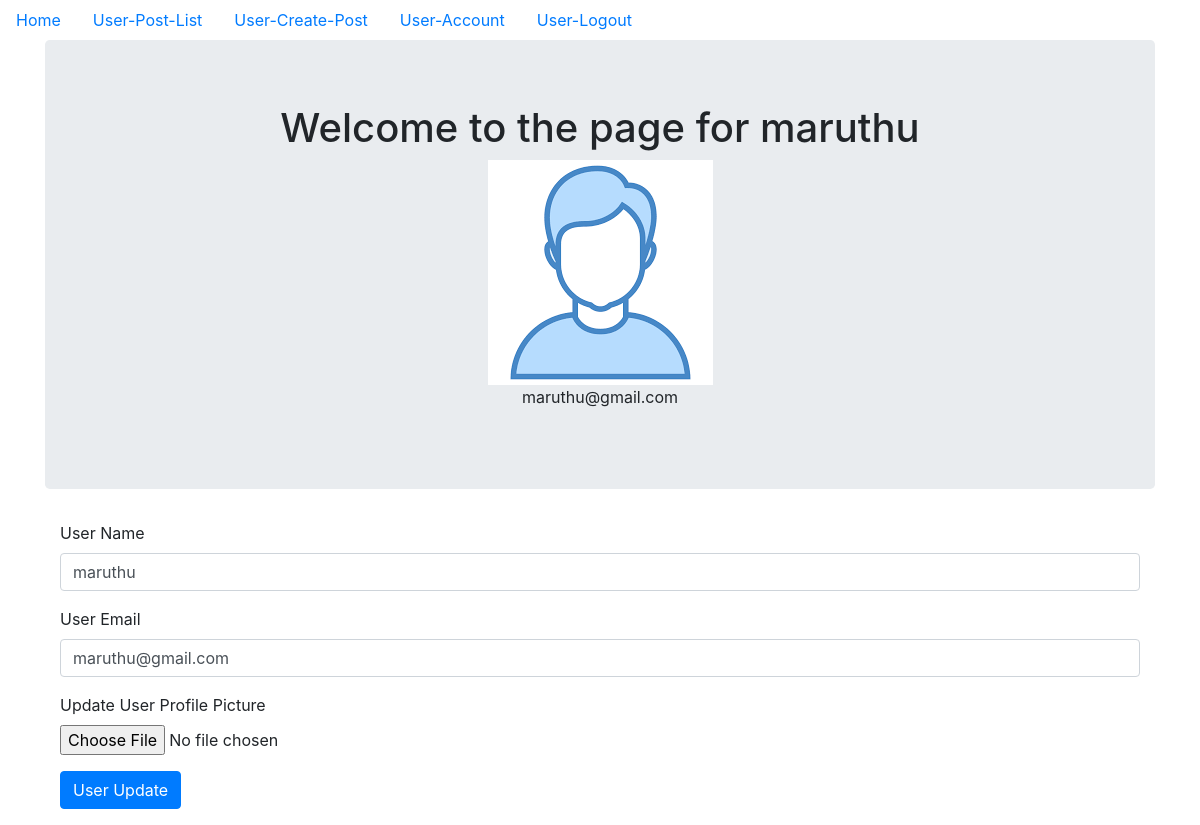
/user_account (signed in), run on the app's committed database.
### models.py (models this page shows, shortened)
class User(db.Model, UserMixin):
    __tablename__ = 'user_table'
    id = db.Column(db.Integer, primary_key = True)
    profile_image = db.Column(db.String(20), nullable=False, default='user_default_profile.jpg')
    email = db.Column(db.String(64), unique=True, index=True)
    username = db.Column(db.String(64), unique=True, index=True)
    password_hash = db.Column(db.String(128))
    posts = db.relationship('UserBlogPost', backref='user_author', lazy=True)
    admin_id = db.Column(db.Integer,db.ForeignKey('admin_table.id'), nullable=False)

### user_site/user_authentication/views.py (the view)
@user_authentication_bp.route("/user_account", methods=['GET', 'POST'])
@login_required
@reauth_required('admin')
def user_account():
    form = User_UpdateForm()
    if form.validate_on_submit():
        if form.picture.data:
            username = current_user.username
            pic = add_profile_pic(form.picture.data,username)
            current_user.profile_image = pic
        current_user.username = form.username.data
        current_user.email = form.email.data
        db.session.commit()
        flash('User Account Updated')
        return redirect(url_for('user_authentication_bp.user_account'))
    elif request.method == 'GET':
        form.username.data = current_user.username
        form.email.data = current_user.email
    profile_image = url_for('static', filename='profile_pics/' + current_user.profile_image)
    return render_template('user_account.html', profile_image=profile_image, form=form)

### user_site/user_authentication/forms.py (shortened to what this page needs)
class User_UpdateForm(FlaskForm):
    email = StringField('User Email', validators=[DataRequired(),Email()])
    username = StringField('User Name', validators=[DataRequired()])
    picture = FileField('Update User Profile Picture', validators=[FileAllowed(['jpg', 'png'])])
    submit = SubmitField('User Update')

### models.py (called while the page is built)
@login_manager.user_loader
def load_user(user_id):
    user = User.query.get(user_id)
    if user:
        return user
    admin = Admin.query.get(user_id)
    if admin:
        return admin
    return None

### reauthentication.py (called while the page is built)
def reauth_required(role):
    def decorator(f):
        @wraps(f)
        def decorated_function(*args, **kwargs):
            if not session.get('reauthenticated'):
                flash('Please re-authenticate to access this page.', 'warning')
                if role == 'user' and current_user.id != 0:
                    return redirect(url_for('admin_authentication_bp.admin_login', next=request.url))
                elif role == 'admin' and current_user.id == 0:
                    return redirect(url_for('user_authentication_bp.user_login', next=request.url))
            return f(*args, **kwargs)
        return decorated_function
    return decorator

### user_site/templates/user_account.html (shortened to what this page needs)
{% extends "base.html" %}
{% block content %}
<div class="jumbotron">
  <div align='center'>
    <h1 >Welcome to the page for {{current_user.username}}</h1>
    <img align='center' src="{{ url_for('static', filename='profile_pics/' + current_user.profile_image) }}">
    <p>{{ current_user.email }}</p>
  </div>
</div>
<div class="container">
  <form class="form-group" method="POST" action = "" enctype="multipart/form-data">
    <div class="form-group">
      {{ form.username.label(class="form-control-label") }}
      {{form.username(class='form-control form-control-label')  }}
    </div>
    <div class="form-group">
      {{ form.email.label(class="form-control-label") }}
      {{form.email(class='form-control form-control-label')  }}
    </div>
    <div class="form-group">
      {{ form.picture.label(class="form-control-label") }}
      {{ form.picture(class="form-control-file") }}
    </div>
    <div class="form-group">
        {{ form.submit(class="btn btn-primary") }}
    </div>
  </form>
</div>
{% endblock content %}

### data on the page
User: username "maruthu", profile_image (placeholder picture), email "maruthu@gmail.com"
